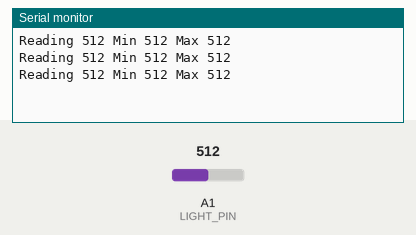
Simulated run of this sketch. Board: Arduino Uno, built with avr-gcc and run on an emulated ATmega328P. Shown: the last lines printed to the serial monitor. Inputs (shaded band) come from the test bench; at power-on: A1 (LIGHT_PIN) = 512.

Above: at 1.3 s.
1.4 s: A1 (LIGHT_PIN) set to 716
At 1.9 s:
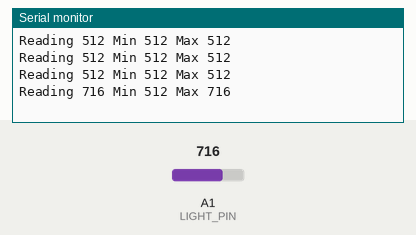
2.9 s: A1 (LIGHT_PIN) set to 900
At 3.4 s:
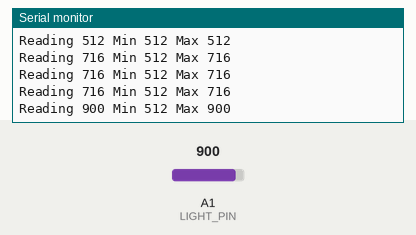
Timing chart, 0 to 5.9 s (numbered marks = the images above; inputs shaded):
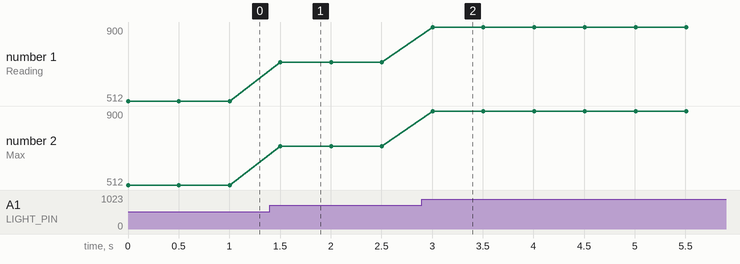

Measured:
- after the input at 1.4 s, the serial monitor: prints a new line after 0.10 s (image 1)
- after the input at 2.9 s, the serial monitor: prints a new line after 0.10 s (image 2)
- plotted number 1: 512 → 716 after the input at 1.4 s, 716 → 900 after the input at 2.9 s
- plotted number 2: 512 → 716 after the input at 1.4 s, 716 → 900 after the input at 2.9 s

The sketch:

Challenge03_FindRange.ino
```cpp
// Complete example solution for Lesson04, challenge 03.
const int LIGHT_PIN = A1;
int lowest = 1023, highest = 0;
void setup() {
  Serial.begin(9600);
}
void loop() {
  int reading = analogRead(LIGHT_PIN);
  if (reading < lowest) lowest = reading;
  if (reading > highest) highest = reading;
  Serial.print("Reading ");
  Serial.print(reading);
  Serial.print(" Min ");
  Serial.print(lowest);
  Serial.print(" Max ");
  Serial.println(highest);
  delay(500);
}
```
